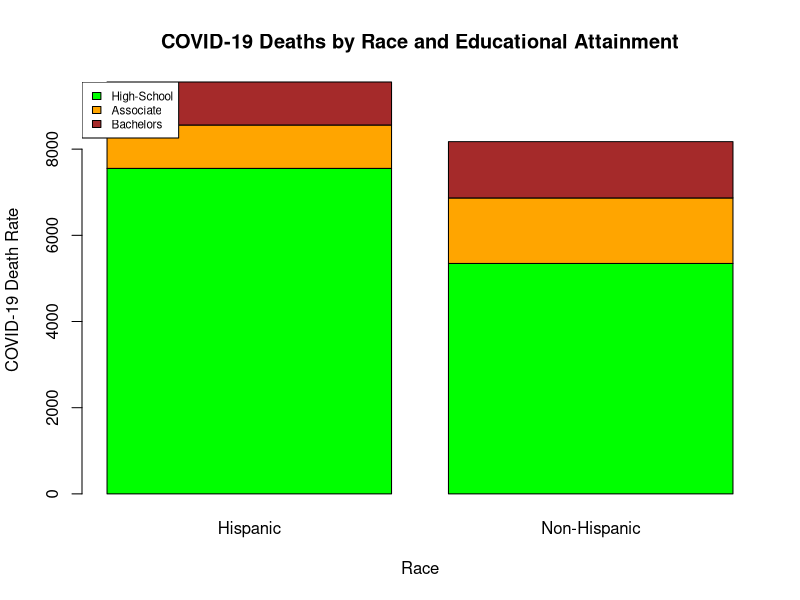

Write R code to recreate this figure.
library(dplyr)

colors = c("green", "orange", "brown")
race <- c("Hispanic", "Non-Hispanic")
education <- c("High-School", "Associate", "Bachelors")

Values <- matrix(c(7553, 5348, 1007, 1520, 998, 1306),
                 nrow = 3, ncol = 2, byrow = TRUE)

barplot(Values, main = "COVID-19 Deaths by Race and Educational Attainment", names.arg = race, 
        xlab = "Race", ylab = "COVID-19 Death Rate", col = colors)

legend("topleft", education, cex = 0.7, fill = colors)


